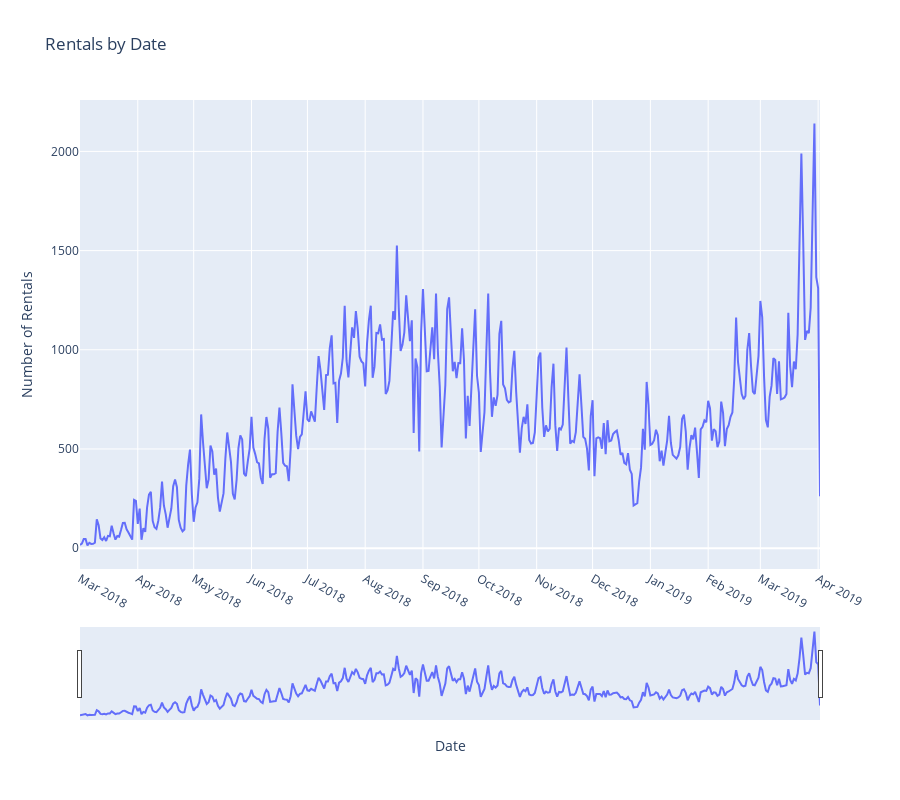

The cell this chart's notebook holds for it:
### Code cell
# Group by StartTime date (ignoring the time component) and count the rentals
daily_rentals = rentals.groupby(rentals['StartTime'].dt.date).size()

# Plotly interactive plot for Rentals by Date
fig2 = px.line(daily_rentals.reset_index(), x='StartTime', y=0, 
               labels={'0': 'Number of Rentals', 'StartTime': 'Date'},
               title='Rentals by Date')
fig2.update_xaxes(rangeslider_visible=True, tickmode='linear', dtick='M1')
# set size
fig2.update_layout(height=800)

fig2.show()

### Figure 1 — Plotly figure (JSON) as saved in the notebook; plotly's stock layout.template omitted (floating-point values rounded to 4 significant figures; data arrays with more than 128 entries replaced by an {"elided": "..."} marker saying what was removed)
{"data": [{"hovertemplate": "Date=%{x}<br>Number of Rentals=%{y}<extra></extra>", "legendgroup": "", "line": {"color": "#636efa", "dash": "solid"}, "marker": {"symbol": "circle"}, "mode": "lines", "name": "", "orientation": "v", "showlegend": false, "type": "scatter", "x": {"elided": "398 str values"}, "xaxis": "x", "y": {"elided": "398 int values"}, "yaxis": "y"}], "layout": {"height": 800, "legend": {"tracegroupgap": 0}, "title": {"text": "Rentals by Date"}, "xaxis": {"anchor": "y", "domain": [0, 1], "dtick": "M1", "rangeslider": {"visible": true}, "tickmode": "linear", "title": {"text": "Date"}}, "yaxis": {"anchor": "x", "domain": [0, 1], "title": {"text": "Number of Rentals"}}}}
